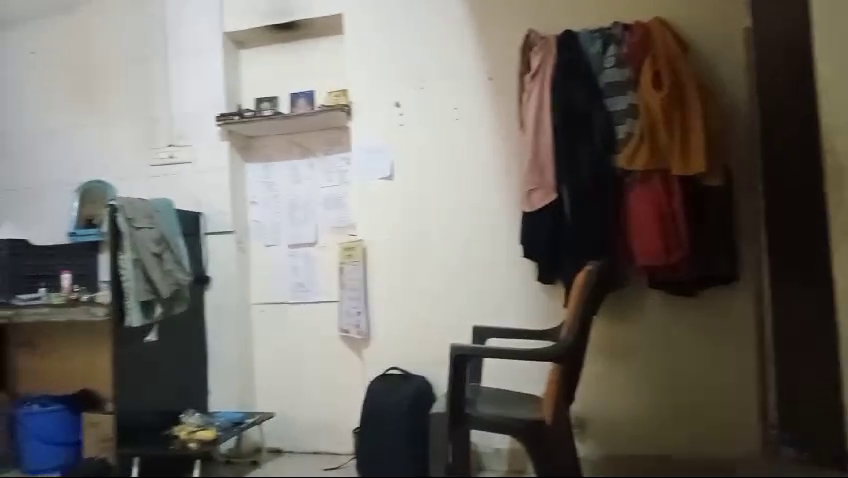
#> input picture frame 20 of I Am Loki/sample_video.mp4, 848 x 478 px, given in place of video, which was not available
$ jupyter execute --allow-errors Code.ipynb
#> lines starting #> are read from the running program, lines starting #| are printed output that depends on the picture; after the words box and inside, x2 and y2 are one past the last pixel; in counts of white or black regions, pixels touching at a corner belong together; pictures that were not available may be replaced by others from this repository, and a replacement may not be noted
#> (a cell that did not finish here is left out)

[cell 2]
# Import the required libraries
import numpy as np
import cv2
import time
import datetime
from collections import deque
print("Hello")

[cell 3]
# Set Window normal so we can resize it
cv2.namedWindow('frame', cv2.WINDOW_NORMAL)

# Note the starting time
start_time = time.time()

# Initialize these variables for calculating FPS
fps = 0
frame_counter = 0

# Read the video steram from the camera
cap = cv2.VideoCapture('http://192.168.43.1:8080/video')

while(True):

    ret, frame = cap.read()
#> frame is the input picture: shape (478, 848, 3); mean B, G, R 104.3, 110.5, 114.6
    if not ret:
        break

    # Calculate the Average FPS
    frame_counter += 1
    fps = (frame_counter / (time.time() - start_time))

    # Display the FPS
    cv2.putText(frame, 'FPS: {:.2f}'.format(fps), (20, 20), cv2.FONT_HERSHEY_SIMPLEX, 0.6, (0, 0, 255),1)
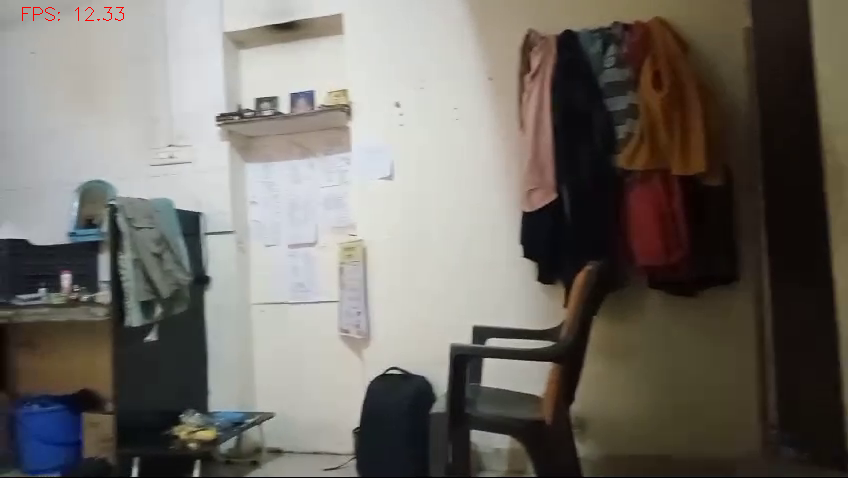
#> frame: shape (478, 848, 3); 0.05% of pixels changed, all inside (x1, y1, x2, y2) = (22, 7, 124, 21)

    # Show the Frame
    cv2.imshow('frame',frame)

    # Exit if q is pressed.
    if cv2.waitKey(1) == ord('q'):
#> (key q is pressed here)
        break

# Release Capture and destroy windows
cap.release()
cv2.destroyAllWindows()

[cell 4]
from twilio.rest import Client

# Read text from the credentials file and store in data variable
#> (the rest of this cell did not finish here and is left out)

[cell 5]
from twilio.rest import Client

# Read text from the credentials file and store in data variable
#> (the rest of this cell did not finish here and is left out)

[cell 6]
from twilio.rest import Client

# Read text from the credentials file and store in data variable
with open('credential.txt', 'r') as myfile:
#> (reads I Am Loki/credential.txt from the repository)
  data = myfile.read()

# Convert data variable into dictionary
info_dict = eval(data)

# Your Account SID from twilio.com/console
account_sid = info_dict['account_sid']

# Your Auth Token from twilio.com/console
auth_token  = info_dict['auth_token']

# Set client and send the message
client = Client(account_sid, auth_token)
message = client.messages.create( to =info_dict['your_num'], from_ = info_dict['trial_num'], body= "What's Up Man")

[cell 7]
# initialize video capture object
cap = cv2.VideoCapture('sample_video.mp4')

# you can set custom kernel size if you want
kernel = None

# initialize background subtractor object
foog = cv2.createBackgroundSubtractorMOG2(detectShadows=True, varThreshold=50, history=2800)

# Noise filter threshold
thresh = 1100

while True:
    ret, frame = cap.read()
    print(ret)
#| True
    if not ret:
        break


    # Apply background subtraction
    fgmask = foog.apply(frame)
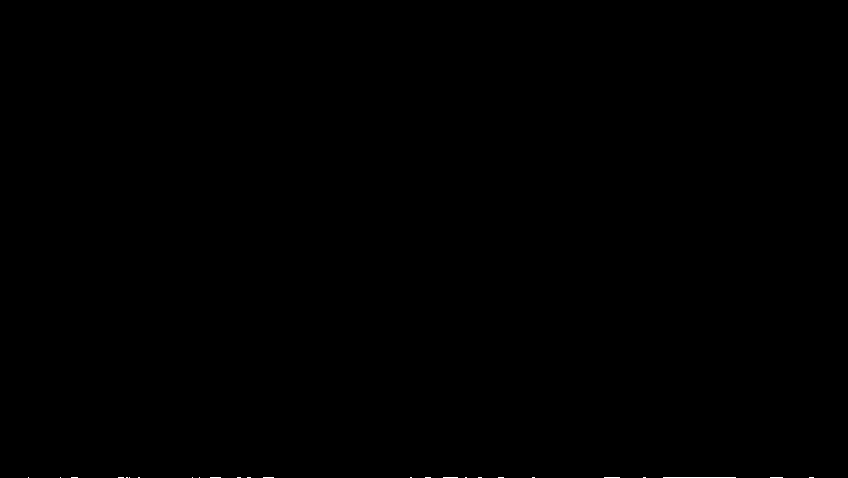
#> fgmask: shape (478, 848); values 127 (black) and 255 (white), 0.05% white in thin lines or dots, all inside (x1, y1, x2, y2) = (28, 477, 814, 478)

    # Get rid of the shadows
    _, fgmask = cv2.threshold(fgmask, 250, 255, cv2.THRESH_BINARY)

    # Apply some morphological operations to make sure you have a good mask
    # fgmask = cv2.erode(fgmask, kernel, iterations=1)
    fgmask = cv2.dilate(fgmask, kernel, iterations=1)
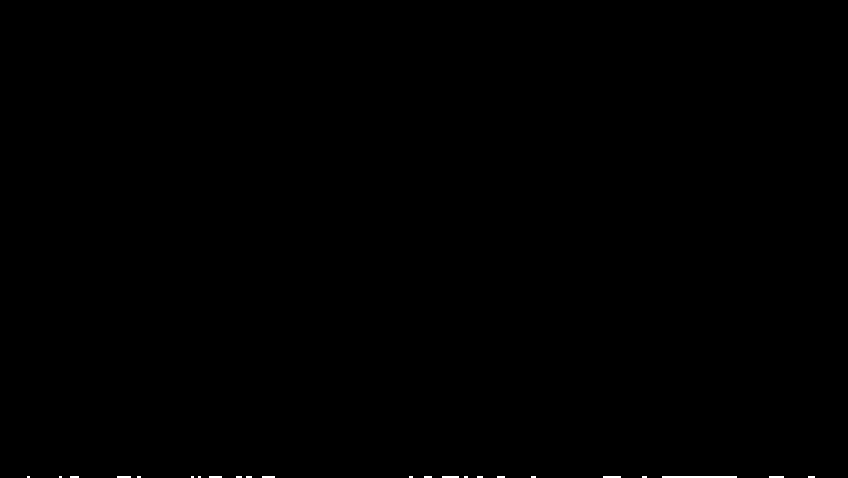
#> fgmask: shape (478, 848); 0.12% white; 23 white regions (16 under 20 px)

    # Detect contours in the frame
    contours, _ = cv2.findContours(fgmask, cv2.RETR_EXTERNAL, cv2.CHAIN_APPROX_SIMPLE)
#> contours = 23 contours, 22 with area under 20; largest, box (x1, y1, x2, y2) and area: (662, 476, 737, 478) 74

    if contours:
        # Get the maximum contour
        cnt = max(contours, key=cv2.contourArea)
#> cnt = [[662, 476], [662, 477], [736, 477], [736, 476]]

        # make sure the contour area is somewhat higher than some threshold to make sure it's a person and not some noise.
        if cv2.contourArea(cnt) > thresh:
            # Draw a bounding box around the person and label it as person detected
            x, y, w, h = cv2.boundingRect(cnt)
            cv2.rectangle(frame, (x, y), (x+w, y+h), (0, 0, 255), 2)
            cv2.putText(frame, 'Person Detected', (x, y-10), cv2.FONT_HERSHEY_SIMPLEX, 0.3, (0, 255, 0), 1, cv2.LINE_AA)

    # Stack both frames and show the image
    fgmask_3 = cv2.cvtColor(fgmask, cv2.COLOR_GRAY2BGR)
#> fgmask_3: shape (478, 848, 3); 0.12% white; 23 white regions (16 under 20 px), largest, box (x1, y1, x2, y2) and area: (662, 476, 737, 478) 150, (603, 476, 621, 478) 36, (442, 476, 459, 478) 34
    stacked = np.hstack((fgmask_3, frame))
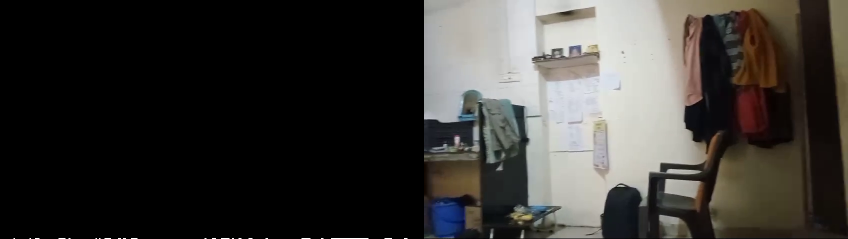
#> stacked: shape (478, 1696, 3) (shown at 1/2 size); mean B, G, R 52.3, 55.4, 57.5
    cv2.imshow('Combined', cv2.resize(stacked, None, fx=0.65, fy=0.65))
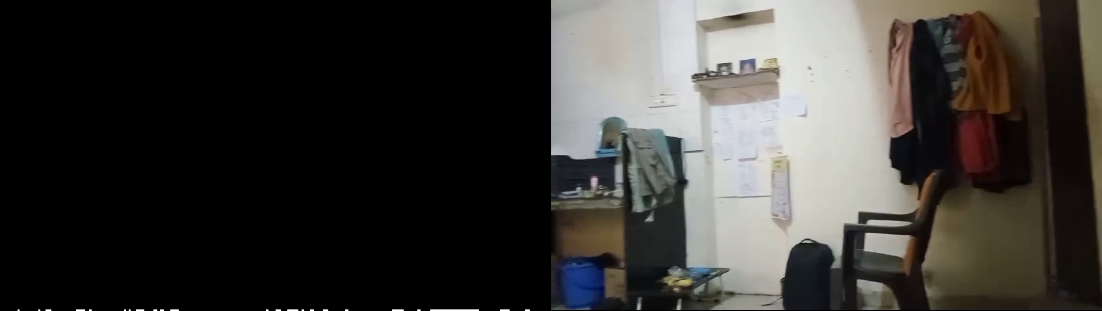
#> window 'Combined': shape (311, 1102, 3); mean B, G, R 52.3, 55.4, 57.4

    k = cv2.waitKey(40) & 0xff
#> (key q is pressed here)
    if k == ord('q'):
        break

cap.release()
cv2.destroyAllWindows()
